Frame 1 (no input): blank canvas, image omitted
Frame 60 (no input): blank canvas, image omitted
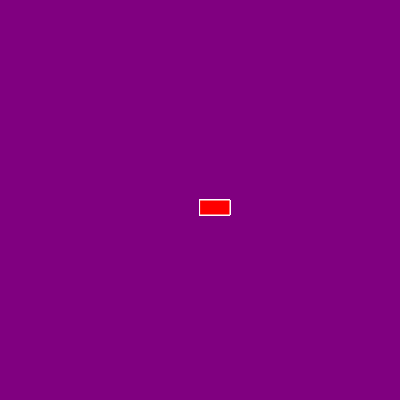
Frame 120 (the mouse pressed at the canvas centre since frame 60)

The p5.js sketch whose frames 1 and 60 were blank and that drew this single picture after the mouse press (run headless with seeded random() and noise() and a simulated clock; from frame 60 on, the mouse is pressed at the canvas centre):

// p5.js sketch
// ── sketch.js
function setup() {
  createCanvas(400, 400);
  background("purple");
}

function draw() {
  
  stroke("white")
  fill("red");
  console.log(mouseIsPressed)
  if(mouseIsPressed){rect(mouseX,mouseY,30,15)}
  ;    
}
